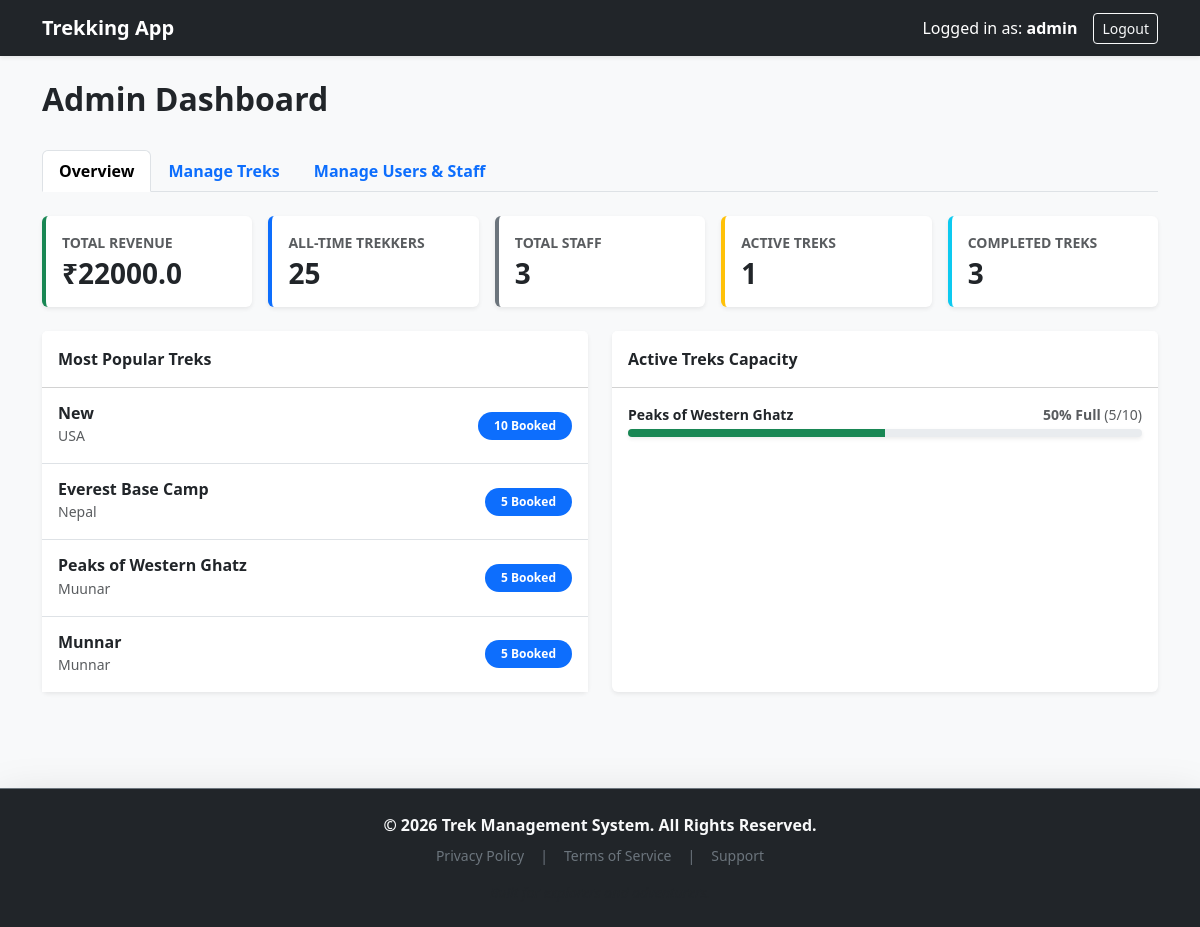
The page /admin (signed in) on the database its author committed.
### models.py (models this page shows, shortened)
class Trek(db.Model):
    id = db.Column(db.Integer, primary_key=True)
    name = db.Column(db.String(150), nullable=False)
    location = db.Column(db.String(150), nullable=False)
    difficulty = db.Column(db.String(50))
    duration = db.Column(db.Integer)
    slots = db.Column(db.Integer)
    status = db.Column(db.String(50), default="Open")
    staff_id = db.Column(db.Integer, db.ForeignKey('user.id'), nullable=True)
    start_date = db.Column(db.Date, nullable=False)
    end_date = db.Column(db.Date, nullable=False)
    description = db.Column(db.Text, nullable=True)
    price = db.Column(db.Float, nullable=False)
    @property
    def booked_count(self):
        return sum(b.slots_booked for b in self.bookings)

class Booking(db.Model):
    id = db.Column(db.Integer, primary_key=True)
    user_id = db.Column(db.Integer, db.ForeignKey('user.id'))
    trek_id = db.Column(db.Integer, db.ForeignKey('trek.id'))
    date = db.Column(db.DateTime, default=datetime.utcnow)
    status = db.Column(db.String(50), default="Booked")
    user = db.relationship('User', backref='user_bookings')
    trek = db.relationship('Trek', backref='bookings')
    slots_booked = db.Column(db.Integer, default=1, nullable=False)
    total_price = db.Column(db.Float, default=0.0, nullable=False)

### app.py (the view)
@app.route('/admin')
def admin_dashboard():
    if session.get('role') != 'admin':
        return redirect(url_for('login'))
    total_treks = Trek.query.count()
    total_users = User.query.filter_by(role='user').count()
    total_staff = User.query.filter_by(role='staff').count()
    total_bookings = Booking.query.count()
    recent_bookings = Booking.query.order_by(Booking.date.desc()).limit(5).all()
    all_treks = Trek.query.all()
    all_users = User.query.filter_by(role='user').all()
    all_staff = User.query.filter_by(role='staff').all()
    search_query = request.args.get('q', '')
    active_tab = request.args.get('tab', 'overview')
    if search_query:
        all_treks = Trek.query.filter(Trek.name.contains(search_query)).all()
        all_users = User.query.filter(User.role == 'user', User.username.contains(search_query)).all()
        all_staff = User.query.filter(User.role == 'staff', User.username.contains(search_query)).all()
    return render_template('admin_dashboard.html',
                           total_treks=total_treks, total_users=total_users,
                           total_staff=total_staff, total_bookings=total_bookings,
                           recent_bookings=recent_bookings, all_treks=all_treks,
                           all_users=all_users, all_staff=all_staff,
                           search_query=search_query, active_tab=active_tab)

### templates/admin_dashboard.html (shortened to what this page needs)
{% extends 'index.html' %}
{% block content %}
<div class="d-flex justify-content-between align-items-center mb-4">
    <h2 class="fw-bold">Admin Dashboard</h2>
</div>
<ul class="nav nav-tabs mb-4" id="adminTabs" role="tablist">
    <li class="nav-item" role="presentation">
        <button class="nav-link fw-bold {% if active_tab == 'overview' %}active{% endif %}" id="overview-tab" data-bs-toggle="tab" data-bs-target="#overview" type="button" role="tab">Overview</button>
    </li>
    <li class="nav-item" role="presentation">
        <button class="nav-link fw-bold {% if active_tab == 'treks' %}active{% endif %}" id="treks-tab" data-bs-toggle="tab" data-bs-target="#treks" type="button" role="tab">Manage Treks</button>
    </li>
    <li class="nav-item" role="presentation">
        <button class="nav-link fw-bold {% if active_tab == 'users' %}active{% endif %}" id="users-tab" data-bs-toggle="tab" data-bs-target="#users" type="button" role="tab">Manage Users & Staff</button>
    </li>
</ul>
<div class="tab-content" id="adminTabsContent">
    <div class="tab-pane fade {% if active_tab == 'overview' %}show active{% endif %}" id="overview" role="tabpanel">
        {% set stats = namespace(revenue=0, slots_booked=0, active_treks=0, completed_treks=0) %}
        {% for trek in all_treks %}
            {% if trek.status != 'Canceled' %}
                {% for booking in trek.bookings %}
                    {% set stats.revenue = stats.revenue + booking.total_price %}
                    {% set stats.slots_booked = stats.slots_booked + booking.slots_booked %}
                {% endfor %}
            {% endif %}
            {% if trek.status in ['Open', 'Started'] %}
                {% set stats.active_treks = stats.active_treks + 1 %}
            {% elif trek.status == 'Completed' %}
                {% set stats.completed_treks = stats.completed_treks + 1 %}
            {% endif %}
        {% endfor %}
        <div class="row mb-4 g-3">
            <div class="col-md-6 col-xl">
                <div class="card border-0 shadow-sm border-start border-success border-4 h-100">
                    <div class="card-body py-3">
                        <p class="text-muted fw-bold text-uppercase mb-1 small">Total Revenue</p>
                        <h3 class="fw-bold text-dark mb-0">₹{{ stats.revenue }}</h3>
                    </div>
                </div>
            </div>
            <div class="col-md-6 col-xl">
                <div class="card border-0 shadow-sm border-start border-primary border-4 h-100">
                    <div class="card-body py-3">
                        <p class="text-muted fw-bold text-uppercase mb-1 small">All-Time Trekkers</p>
                        <h3 class="fw-bold text-dark mb-0">{{ stats.slots_booked }}</h3>
                    </div>
                </div>
            </div>
            <div class="col-md-6 col-xl">
                <div class="card border-0 shadow-sm border-start border-secondary border-4 h-100">
                    <div class="card-body py-3">
                        <p class="text-muted fw-bold text-uppercase mb-1 small">Total Staff</p>
                        <h3 class="fw-bold text-dark mb-0">{{ all_staff | length }}</h3>
                    </div>
                </div>
            </div>
            <div class="col-md-6 col-xl">
                <div class="card border-0 shadow-sm border-start border-warning border-4 h-100">
                    <div class="card-body py-3">
                        <p class="text-muted fw-bold text-uppercase mb-1 small">Active Treks</p>
                        <h3 class="fw-bold text-dark mb-0">{{ stats.active_treks }}</h3>
                    </div>
                </div>
            </div>
            <div class="col-md-6 col-xl">
                <div class="card border-0 shadow-sm border-start border-info border-4 h-100">
                    <div class="card-body py-3">
                        <p class="text-muted fw-bold text-uppercase mb-1 small">Completed Treks</p>
                        <h3 class="fw-bold text-dark mb-0">{{ stats.completed_treks }}</h3>
                    </div>
                </div>
            </div>
        </div>
        <div class="row mb-5">
            <div class="col-md-6 mb-3 mb-md-0">
                <div class="card border-0 shadow-sm h-100">
                    <div class="card-header bg-white fw-bold py-3">Most Popular Treks</div>
                    <div class="card-body p-0">
                        <ul class="list-group list-group-flush">
                            {% set sorted_treks = all_treks | sort(attribute='booked_count', reverse=True) %}
                            {% for t in sorted_treks[:5] if t.booked_count > 0 %}
                            <li class="list-group-item d-flex justify-content-between align-items-center py-3">
                                <div>
                                    <h6 class="mb-0 fw-bold">{{ t.name }}</h6>
                                    <small class="text-muted">{{ t.location }}</small>
                                </div>
                                <span class="badge bg-primary rounded-pill px-3 py-2">{{ t.booked_count }} Booked</span>
                            </li>
                            {% else %}
                            <li class="list-group-item text-muted fst-italic py-4 text-center">No bookings yet to determine popularity.</li>
                            {% endfor %}
                        </ul>
                    </div>
                </div>
            </div>
            <div class="col-md-6">
                <div class="card border-0 shadow-sm h-100">
                    <div class="card-header bg-white fw-bold py-3">Active Treks Capacity</div>
                    <div class="card-body">
                        {% set active_list = all_treks | selectattr("status", "in", ["Open", "Started"]) | list %}
                        {% for t in active_list %}
                            {% set percent = (t.booked_count / t.slots * 100) | round | int if t.slots > 0 else 0 %}
                            <div class="mb-3">
                                <div class="d-flex justify-content-between small mb-1">
                                    <span class="fw-bold text-dark">{{ t.name }}</span>
                                    <span class="text-muted fw-bold">{{ percent }}% Full <span class="fw-normal">({{ t.booked_count }}/{{ t.slots }})</span></span>
                                </div>
                                <div class="progress shadow-sm" style="height: 8px;">
                                    <div class="progress-bar {% if percent >= 90 %}bg-danger{% elif percent >= 60 %}bg-warning{% else %}bg-success{% endif %}"
                                         role="progressbar" style="width: {{ percent }}%;" aria-valuenow="{{ percent }}" aria-valuemin="0" aria-valuemax="100"></div>
                                </div>
                            </div>
                        {% else %}
                            <div class="text-muted fst-italic text-center py-4">No active treks to monitor right now.</div>
                        {% endfor %}
                    </div>
                </div>
            </div>
        </div>
    </div>
</div>
{% endblock %}

### rows shown on the page
Trek: name "New", location "USA", booked_count "10"
Trek: name "Everest Base Camp", location "Nepal", booked_count "5"
Trek: name "Peaks of Western Ghatz", location "Muunar", booked_count "5", percent "50", slots "10"
Trek: name "Munnar", location "Munnar", booked_count "5"

### other values the page prints
{{ session.get('name') }} "admin"
{{ stats.revenue }} "22000.0"
{{ stats.slots_booked }} "25"
{{ all_staff | length }} "3"
{{ stats.active_treks }} "1"
{{ stats.completed_treks }} "3"
